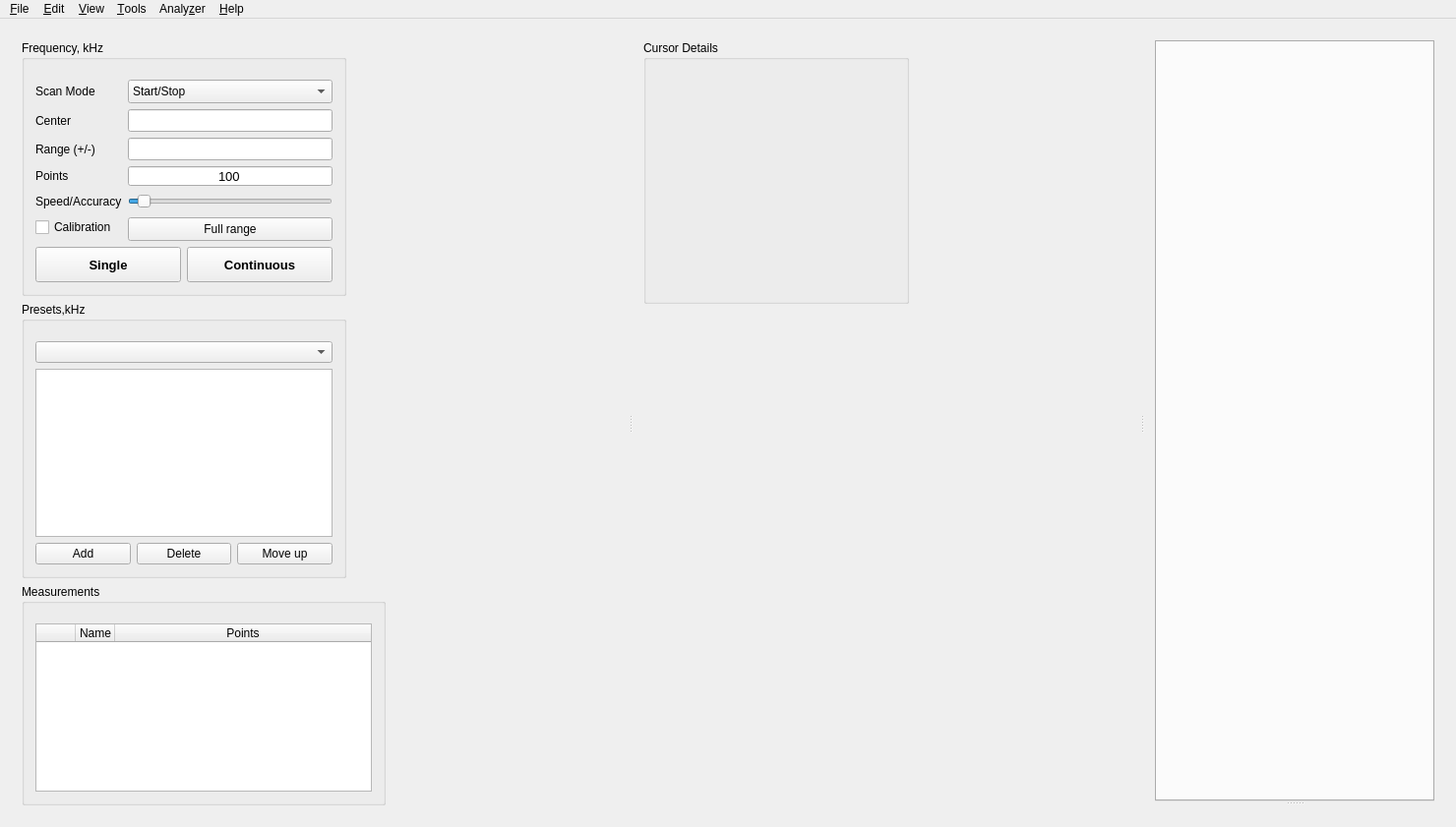
<?xml version="1.0" encoding="UTF-8"?>
<ui version="4.0">
 <class>MainWindow</class>
 <widget class="QMainWindow" name="MainWindow">
  <property name="geometry">
   <rect>
    <x>0</x>
    <y>0</y>
    <width>1480</width>
    <height>841</height>
   </rect>
  </property>
  <property name="sizePolicy">
   <sizepolicy hsizetype="Preferred" vsizetype="Preferred">
    <horstretch>0</horstretch>
    <verstretch>0</verstretch>
   </sizepolicy>
  </property>
  <property name="minimumSize">
   <size>
    <width>1000</width>
    <height>700</height>
   </size>
  </property>
  <property name="maximumSize">
   <size>
    <width>6000</width>
    <height>3000</height>
   </size>
  </property>
  <property name="windowTitle">
   <string notr="true">AntScopeZ</string>
  </property>
  <widget class="CentralWidget" name="centralWidget">
   <property name="sizePolicy">
    <sizepolicy hsizetype="Expanding" vsizetype="Expanding">
     <horstretch>0</horstretch>
     <verstretch>0</verstretch>
    </sizepolicy>
   </property>
   <property name="styleSheet">
    <string notr="true"/>
   </property>
   <layout class="QHBoxLayout" name="horizontalLayout_2">
    <item>
     <widget class="QSplitter" name="splitter">
      <property name="orientation">
       <enum>Qt::Orientation::Horizontal</enum>
      </property>
      <property name="childrenCollapsible">
       <bool>false</bool>
      </property>
      <widget class="QWidget" name="leftPane">
     <layout class="QVBoxLayout" name="verticalLayout_Left">
      <item>
       <widget class="QGroupBox" name="groupBox_Fq">
        <property name="sizePolicy">
         <sizepolicy hsizetype="Maximum" vsizetype="Fixed">
          <horstretch>0</horstretch>
          <verstretch>0</verstretch>
         </sizepolicy>
        </property>
        <property name="minimumSize">
         <size>
          <width>260</width>
          <height>190</height>
         </size>
        </property>
        <property name="maximumSize">
         <size>
          <width>330</width>
          <height>16777215</height>
         </size>
        </property>
        <property name="title">
         <string>Frequency, kHz</string>
        </property>
        <layout class="QFormLayout" name="formLayout">
         <property name="sizeConstraint">
          <enum>QLayout::SizeConstraint::SetMinimumSize</enum>
         </property>
         <property name="verticalSpacing">
          <number>6</number>
         </property>
         <property name="topMargin">
          <number>20</number>
         </property>
         <item row="0" column="0">
          <widget class="QLabel" name="scanModeLabel">
           <property name="minimumSize">
            <size>
             <width>0</width>
             <height>24</height>
            </size>
           </property>
           <property name="text">
            <string>Scan Mode</string>
           </property>
          </widget>
         </item>
         <item row="0" column="1">
          <widget class="QComboBox" name="scanModeCombo">
           <property name="minimumSize">
            <size>
             <width>0</width>
             <height>24</height>
            </size>
           </property>
           <property name="toolTip">
            <string>Choose how measurement frequency is entered: initial/final, or center/range</string>
           </property>
           <item>
            <property name="text">
             <string>Start/Stop</string>
            </property>
           </item>
           <item>
            <property name="text">
             <string>Center/Range</string>
            </property>
           </item>
          </widget>
         </item>
         <item row="1" column="0">
          <widget class="QLabel" name="startLabel">
           <property name="minimumSize">
            <size>
             <width>0</width>
             <height>20</height>
            </size>
           </property>
           <property name="text">
            <string>Center</string>
           </property>
          </widget>
         </item>
         <item row="1" column="1">
          <widget class="QLineEdit" name="lineEdit_fqFrom">
           <property name="font">
            <font>
             <pointsize>10</pointsize>
            </font>
           </property>
           <property name="text">
            <string notr="true"/>
           </property>
           <property name="alignment">
            <set>Qt::AlignmentFlag::AlignCenter</set>
           </property>
          </widget>
         </item>
         <item row="2" column="0">
          <widget class="QLabel" name="stopLabel">
           <property name="minimumSize">
            <size>
             <width>0</width>
             <height>20</height>
            </size>
           </property>
           <property name="text">
            <string>Range (+/-)</string>
           </property>
          </widget>
         </item>
         <item row="2" column="1">
          <widget class="QLineEdit" name="lineEdit_fqTo">
           <property name="font">
            <font>
             <pointsize>10</pointsize>
            </font>
           </property>
           <property name="text">
            <string notr="true"/>
           </property>
           <property name="frame">
            <bool>true</bool>
           </property>
           <property name="alignment">
            <set>Qt::AlignmentFlag::AlignCenter</set>
           </property>
           <property name="clearButtonEnabled">
            <bool>false</bool>
           </property>
          </widget>
         </item>
         <item row="3" column="0">
          <widget class="QLabel" name="label">
           <property name="minimumSize">
            <size>
             <width>0</width>
             <height>20</height>
            </size>
           </property>
           <property name="text">
            <string>Points</string>
           </property>
          </widget>
         </item>
         <item row="3" column="1">
          <widget class="QLineEdit" name="lineEdit_points">
           <property name="sizePolicy">
            <sizepolicy hsizetype="Minimum" vsizetype="Fixed">
             <horstretch>0</horstretch>
             <verstretch>0</verstretch>
            </sizepolicy>
           </property>
           <property name="minimumSize">
            <size>
             <width>0</width>
             <height>20</height>
            </size>
           </property>
           <property name="font">
            <font>
             <pointsize>10</pointsize>
            </font>
           </property>
           <property name="text">
            <string notr="true">100</string>
           </property>
           <property name="alignment">
            <set>Qt::AlignmentFlag::AlignCenter</set>
           </property>
          </widget>
         </item>
         <item row="4" column="0">
          <widget class="QLabel" name="speedAccuracyLabel">
           <property name="minimumSize">
            <size>
             <width>0</width>
             <height>20</height>
            </size>
           </property>
           <property name="text">
            <string>Speed/Accuracy</string>
           </property>
          </widget>
         </item>
         <item row="4" column="1">
          <widget class="QSlider" name="speedAccuracySlider">
           <property name="minimumSize">
            <size>
             <width>0</width>
             <height>20</height>
            </size>
           </property>
           <property name="toolTip">
            <string>Fast (fewer points) to Accurate (more points)</string>
           </property>
           <property name="minimum">
            <number>10</number>
           </property>
           <property name="maximum">
            <number>2000</number>
           </property>
           <property name="singleStep">
            <number>10</number>
           </property>
           <property name="pageStep">
            <number>100</number>
           </property>
           <property name="value">
            <number>100</number>
           </property>
           <property name="orientation">
            <enum>Qt::Orientation::Horizontal</enum>
           </property>
          </widget>
         </item>
         <item row="5" column="0">
          <widget class="QCheckBox" name="checkBoxCalibration">
           <property name="toolTip">
            <string>Enable calibration OSL. Attention!
You must perform the calibration 
process in the settings menu!</string>
           </property>
           <property name="text">
            <string>Calibration</string>
           </property>
          </widget>
         </item>
         <item row="5" column="1">
          <widget class="QPushButton" name="fullBtn">
           <property name="minimumSize">
            <size>
             <width>0</width>
             <height>24</height>
            </size>
           </property>
           <property name="toolTip">
            <string>Set the default values of the measuring frequency range</string>
           </property>
           <property name="text">
            <string>Full range</string>
           </property>
          </widget>
         </item>
         <item row="6" column="0" colspan="2">
          <layout class="QHBoxLayout" name="horizontalLayout">
           <item>
            <widget class="QPushButton" name="singleStart">
             <property name="sizePolicy">
              <sizepolicy hsizetype="Expanding" vsizetype="Expanding">
               <horstretch>2</horstretch>
               <verstretch>2</verstretch>
              </sizepolicy>
             </property>
             <property name="minimumSize">
              <size>
               <width>0</width>
               <height>36</height>
              </size>
             </property>
             <property name="maximumSize">
              <size>
               <width>16777215</width>
               <height>36</height>
              </size>
             </property>
             <property name="font">
              <font>
               <pointsize>10</pointsize>
               <bold>true</bold>
              </font>
             </property>
             <property name="toolTip">
              <string>Run single measurement(F9)</string>
             </property>
             <property name="text">
              <string>Single</string>
             </property>
             <property name="checkable">
              <bool>true</bool>
             </property>
            </widget>
           </item>
           <item>
            <widget class="QPushButton" name="continuousStartBtn">
             <property name="sizePolicy">
              <sizepolicy hsizetype="Expanding" vsizetype="Expanding">
               <horstretch>2</horstretch>
               <verstretch>2</verstretch>
              </sizepolicy>
             </property>
             <property name="minimumSize">
              <size>
               <width>0</width>
               <height>36</height>
              </size>
             </property>
             <property name="maximumSize">
              <size>
               <width>16777215</width>
               <height>36</height>
              </size>
             </property>
             <property name="font">
              <font>
               <pointsize>10</pointsize>
               <bold>true</bold>
              </font>
             </property>
             <property name="toolTip">
              <string>Run cyclic measurement(F10)</string>
             </property>
             <property name="text">
              <string>Continuous</string>
             </property>
             <property name="checkable">
              <bool>true</bool>
             </property>
            </widget>
           </item>
          </layout>
         </item>
        </layout>
       </widget>
      </item>
      <item>
       <widget class="QGroupBox" name="groupBox_Presets">
        <property name="sizePolicy">
         <sizepolicy hsizetype="Maximum" vsizetype="Preferred">
          <horstretch>0</horstretch>
          <verstretch>0</verstretch>
         </sizepolicy>
        </property>
        <property name="minimumSize">
         <size>
          <width>260</width>
          <height>100</height>
         </size>
        </property>
        <property name="maximumSize">
         <size>
          <width>330</width>
          <height>16777215</height>
         </size>
        </property>
        <property name="title">
         <string>Presets,kHz</string>
        </property>
        <layout class="QVBoxLayout" name="verticalLayout_6">
         <property name="topMargin">
          <number>20</number>
         </property>
         <item>
          <layout class="QVBoxLayout" name="verticalLayout_3">
           <item>
            <widget class="QComboBox" name="presetsBandComboBox">
             <property name="visible">
              <bool>false</bool>
             </property>
             <property name="toolTip">
              <string>Select a ham band to set the Start/Stop range</string>
             </property>
            </widget>
           </item>
           <item>
            <widget class="QTableWidget" name="tableWidget_presets">
             <property name="sizePolicy">
              <sizepolicy hsizetype="Preferred" vsizetype="Maximum">
               <horstretch>0</horstretch>
               <verstretch>1</verstretch>
              </sizepolicy>
             </property>
             <property name="maximumSize">
              <size>
               <width>2000</width>
               <height>1000</height>
              </size>
             </property>
             <property name="verticalScrollBarPolicy">
              <enum>Qt::ScrollBarPolicy::ScrollBarAsNeeded</enum>
             </property>
             <property name="horizontalScrollBarPolicy">
              <enum>Qt::ScrollBarPolicy::ScrollBarAsNeeded</enum>
             </property>
             <property name="sizeAdjustPolicy">
              <enum>QAbstractScrollArea::SizeAdjustPolicy::AdjustIgnored</enum>
             </property>
             <property name="editTriggers">
              <set>QAbstractItemView::EditTrigger::NoEditTriggers</set>
             </property>
             <property name="dragEnabled">
              <bool>true</bool>
             </property>
             <property name="dragDropOverwriteMode">
              <bool>true</bool>
             </property>
             <property name="dragDropMode">
              <enum>QAbstractItemView::DragDropMode::DropOnly</enum>
             </property>
             <property name="defaultDropAction">
              <enum>Qt::DropAction::MoveAction</enum>
             </property>
             <property name="selectionMode">
              <enum>QAbstractItemView::SelectionMode::SingleSelection</enum>
             </property>
             <property name="selectionBehavior">
              <enum>QAbstractItemView::SelectionBehavior::SelectRows</enum>
             </property>
             <property name="rowCount">
              <number>0</number>
             </property>
             <property name="columnCount">
              <number>3</number>
             </property>
             <attribute name="horizontalHeaderVisible">
              <bool>false</bool>
             </attribute>
             <attribute name="horizontalHeaderCascadingSectionResizes">
              <bool>true</bool>
             </attribute>
             <attribute name="horizontalHeaderMinimumSectionSize">
              <number>80</number>
             </attribute>
             <attribute name="horizontalHeaderDefaultSectionSize">
              <number>80</number>
             </attribute>
             <attribute name="horizontalHeaderHighlightSections">
              <bool>false</bool>
             </attribute>
             <attribute name="horizontalHeaderStretchLastSection">
              <bool>true</bool>
             </attribute>
             <attribute name="verticalHeaderVisible">
              <bool>false</bool>
             </attribute>
             <attribute name="verticalHeaderMinimumSectionSize">
              <number>30</number>
             </attribute>
             <column>
              <property name="text">
               <string>Start</string>
              </property>
             </column>
             <column>
              <property name="text">
               <string>Stop</string>
              </property>
             </column>
             <column>
              <property name="text">
               <string>Points</string>
              </property>
             </column>
            </widget>
           </item>
           <item>
            <layout class="QHBoxLayout" name="horizontalLayout_6">
             <item>
              <widget class="QPushButton" name="presetsAddBtn">
               <property name="toolTip">
                <string>Add a new preset</string>
               </property>
               <property name="text">
                <string>Add</string>
               </property>
              </widget>
             </item>
             <item>
              <widget class="QPushButton" name="presetsDeleteBtn">
               <property name="toolTip">
                <string>Delete selected preset</string>
               </property>
               <property name="text">
                <string>Delete</string>
               </property>
              </widget>
             </item>
             <item>
              <widget class="QPushButton" name="pressetsUpBtn">
               <property name="toolTip">
                <string>Move up selected preset</string>
               </property>
               <property name="text">
                <string>Move up</string>
               </property>
              </widget>
             </item>
            </layout>
           </item>
          </layout>
         </item>
        </layout>
       </widget>
      </item>
      <item>
       <widget class="QGroupBox" name="groupBox_Measure">
        <property name="sizePolicy">
         <sizepolicy hsizetype="Maximum" vsizetype="Preferred">
          <horstretch>0</horstretch>
          <verstretch>0</verstretch>
         </sizepolicy>
        </property>
        <property name="minimumSize">
         <size>
          <width>260</width>
          <height>100</height>
         </size>
        </property>
        <property name="maximumSize">
         <size>
          <width>370</width>
          <height>16777215</height>
         </size>
        </property>
        <property name="title">
         <string>Measurements</string>
        </property>
        <layout class="QVBoxLayout" name="verticalLayout_4">
         <property name="topMargin">
          <number>20</number>
         </property>
         <item>
          <layout class="QVBoxLayout" name="verticalLayout_5">
           <item>
            <widget class="QTableWidget" name="tableWidget_measurments">
             <property name="sizePolicy">
              <sizepolicy hsizetype="Preferred" vsizetype="Maximum">
               <horstretch>0</horstretch>
               <verstretch>1</verstretch>
              </sizepolicy>
             </property>
             <property name="maximumSize">
              <size>
               <width>2000</width>
               <height>1000</height>
              </size>
             </property>
             <property name="verticalScrollBarPolicy">
              <enum>Qt::ScrollBarPolicy::ScrollBarAsNeeded</enum>
             </property>
             <property name="horizontalScrollBarPolicy">
              <enum>Qt::ScrollBarPolicy::ScrollBarAsNeeded</enum>
             </property>
             <property name="sizeAdjustPolicy">
              <enum>QAbstractScrollArea::SizeAdjustPolicy::AdjustIgnored</enum>
             </property>
             <property name="editTriggers">
              <set>QAbstractItemView::EditTrigger::NoEditTriggers</set>
             </property>
             <property name="dragEnabled">
              <bool>true</bool>
             </property>
             <property name="dragDropOverwriteMode">
              <bool>true</bool>
             </property>
             <property name="dragDropMode">
              <enum>QAbstractItemView::DragDropMode::DropOnly</enum>
             </property>
             <property name="defaultDropAction">
              <enum>Qt::DropAction::MoveAction</enum>
             </property>
             <property name="alternatingRowColors">
              <bool>false</bool>
             </property>
             <property name="selectionMode">
              <enum>QAbstractItemView::SelectionMode::SingleSelection</enum>
             </property>
             <property name="selectionBehavior">
              <enum>QAbstractItemView::SelectionBehavior::SelectRows</enum>
             </property>
             <property name="verticalScrollMode">
              <enum>QAbstractItemView::ScrollMode::ScrollPerItem</enum>
             </property>
             <property name="showGrid">
              <bool>true</bool>
             </property>
             <property name="gridStyle">
              <enum>Qt::PenStyle::SolidLine</enum>
             </property>
             <property name="sortingEnabled">
              <bool>false</bool>
             </property>
             <property name="wordWrap">
              <bool>true</bool>
             </property>
             <property name="cornerButtonEnabled">
              <bool>true</bool>
             </property>
             <property name="rowCount">
              <number>0</number>
             </property>
             <property name="columnCount">
              <number>3</number>
             </property>
             <attribute name="horizontalHeaderCascadingSectionResizes">
              <bool>true</bool>
             </attribute>
             <attribute name="horizontalHeaderMinimumSectionSize">
              <number>40</number>
             </attribute>
             <attribute name="horizontalHeaderDefaultSectionSize">
              <number>40</number>
             </attribute>
             <attribute name="horizontalHeaderHighlightSections">
              <bool>false</bool>
             </attribute>
             <attribute name="horizontalHeaderStretchLastSection">
              <bool>true</bool>
             </attribute>
             <attribute name="verticalHeaderVisible">
              <bool>false</bool>
             </attribute>
             <column>
              <property name="text">
               <string/>
              </property>
             </column>
             <column>
              <property name="text">
               <string>Name</string>
              </property>
             </column>
             <column>
              <property name="text">
               <string>Points</string>
              </property>
             </column>
            </widget>
           </item>
          </layout>
         </item>
        </layout>
       </widget>
      </item>
     </layout>
      </widget>
      <widget class="QWidget" name="middlePane">
     <layout class="QVBoxLayout" name="verticalLayout_Middle">
      <property name="spacing">
       <number>6</number>
      </property>
      <item>
       <widget class="QGroupBox" name="groupBox_GraphHint">
        <property name="sizePolicy">
         <sizepolicy hsizetype="Preferred" vsizetype="Maximum">
          <horstretch>0</horstretch>
          <verstretch>0</verstretch>
         </sizepolicy>
        </property>
        <property name="minimumSize">
         <size>
          <width>230</width>
          <height>0</height>
         </size>
        </property>
        <property name="maximumSize">
         <size>
          <width>270</width>
          <height>16777215</height>
         </size>
        </property>
        <property name="title">
         <string>Cursor Details</string>
        </property>
        <layout class="QFormLayout" name="formLayout_GraphHint">
         <property name="topMargin">
          <number>20</number>
         </property>
         <item row="0" column="0">
          <widget class="QLabel" name="graphHintName0">
           <property name="text">
            <string notr="true"/>
           </property>
          </widget>
         </item>
         <item row="0" column="1">
          <widget class="QLabel" name="graphHintValue0">
           <property name="text">
            <string notr="true"/>
           </property>
           <property name="wordWrap">
            <bool>true</bool>
           </property>
          </widget>
         </item>
         <item row="1" column="0">
          <widget class="QLabel" name="graphHintName1">
           <property name="text">
            <string notr="true"/>
           </property>
          </widget>
         </item>
         <item row="1" column="1">
          <widget class="QLabel" name="graphHintValue1">
           <property name="text">
            <string notr="true"/>
           </property>
           <property name="wordWrap">
            <bool>true</bool>
           </property>
          </widget>
         </item>
         <item row="2" column="0">
          <widget class="QLabel" name="graphHintName2">
           <property name="text">
            <string notr="true"/>
           </property>
          </widget>
         </item>
         <item row="2" column="1">
          <widget class="QLabel" name="graphHintValue2">
           <property name="text">
            <string notr="true"/>
           </property>
           <property name="wordWrap">
            <bool>true</bool>
           </property>
          </widget>
         </item>
         <item row="3" column="0">
          <widget class="QLabel" name="graphHintName3">
           <property name="text">
            <string notr="true"/>
           </property>
          </widget>
         </item>
         <item row="3" column="1">
          <widget class="QLabel" name="graphHintValue3">
           <property name="text">
            <string notr="true"/>
           </property>
           <property name="wordWrap">
            <bool>true</bool>
           </property>
          </widget>
         </item>
         <item row="4" column="0">
          <widget class="QLabel" name="graphHintName4">
           <property name="text">
            <string notr="true"/>
           </property>
          </widget>
         </item>
         <item row="4" column="1">
          <widget class="QLabel" name="graphHintValue4">
           <property name="text">
            <string notr="true"/>
           </property>
           <property name="wordWrap">
            <bool>true</bool>
           </property>
          </widget>
         </item>
         <item row="5" column="0">
          <widget class="QLabel" name="graphHintName5">
           <property name="text">
            <string notr="true"/>
           </property>
          </widget>
         </item>
         <item row="5" column="1">
          <widget class="QLabel" name="graphHintValue5">
           <property name="text">
            <string notr="true"/>
           </property>
           <property name="wordWrap">
            <bool>true</bool>
           </property>
          </widget>
         </item>
         <item row="6" column="0">
          <widget class="QLabel" name="graphHintName6">
           <property name="text">
            <string notr="true"/>
           </property>
          </widget>
         </item>
         <item row="6" column="1">
          <widget class="QLabel" name="graphHintValue6">
           <property name="text">
            <string notr="true"/>
           </property>
           <property name="wordWrap">
            <bool>true</bool>
           </property>
          </widget>
         </item>
         <item row="7" column="0">
          <widget class="QLabel" name="graphHintName7">
           <property name="text">
            <string notr="true"/>
           </property>
          </widget>
         </item>
         <item row="7" column="1">
          <widget class="QLabel" name="graphHintValue7">
           <property name="text">
            <string notr="true"/>
           </property>
           <property name="wordWrap">
            <bool>true</bool>
           </property>
          </widget>
         </item>
         <item row="8" column="0">
          <widget class="QLabel" name="graphHintName8">
           <property name="text">
            <string notr="true"/>
           </property>
          </widget>
         </item>
         <item row="8" column="1">
          <widget class="QLabel" name="graphHintValue8">
           <property name="text">
            <string notr="true"/>
           </property>
           <property name="wordWrap">
            <bool>true</bool>
           </property>
          </widget>
         </item>
         <item row="9" column="0">
          <widget class="QLabel" name="graphHintName9">
           <property name="text">
            <string notr="true"/>
           </property>
          </widget>
         </item>
         <item row="9" column="1">
          <widget class="QLabel" name="graphHintValue9">
           <property name="text">
            <string notr="true"/>
           </property>
           <property name="wordWrap">
            <bool>true</bool>
           </property>
          </widget>
         </item>
         <item row="10" column="0">
          <widget class="QLabel" name="graphHintName10">
           <property name="text">
            <string notr="true"/>
           </property>
          </widget>
         </item>
         <item row="10" column="1">
          <widget class="QLabel" name="graphHintValue10">
           <property name="text">
            <string notr="true"/>
           </property>
           <property name="wordWrap">
            <bool>true</bool>
           </property>
          </widget>
         </item>
        </layout>
       </widget>
      </item>
      <item>
       <spacer name="verticalSpacer_Middle">
        <property name="orientation">
         <enum>Qt::Orientation::Vertical</enum>
        </property>
        <property name="sizeHint" stdset="0">
         <size>
          <width>20</width>
          <height>40</height>
         </size>
        </property>
       </spacer>
      </item>
     </layout>
      </widget>
      <widget class="QWidget" name="rightPane">
     <layout class="QVBoxLayout" name="verticalLayout_Right">
      <property name="spacing">
       <number>6</number>
      </property>
      <item>
       <widget class="QSplitter" name="splitterRightPane">
        <property name="orientation">
         <enum>Qt::Orientation::Vertical</enum>
        </property>
        <property name="childrenCollapsible">
         <bool>false</bool>
        </property>
        <widget class="QTabWidget" name="tabWidget">
         <property name="sizePolicy">
          <sizepolicy hsizetype="Expanding" vsizetype="Minimum">
           <horstretch>0</horstretch>
           <verstretch>4</verstretch>
          </sizepolicy>
         </property>
         <property name="minimumSize">
          <size>
           <width>0</width>
           <height>0</height>
          </size>
         </property>
         <property name="mouseTracking">
          <bool>true</bool>
         </property>
         <property name="layoutDirection">
          <enum>Qt::LayoutDirection::LeftToRight</enum>
         </property>
         <property name="styleSheet">
          <string notr="true"/>
         </property>
         <property name="tabPosition">
          <enum>QTabWidget::TabPosition::North</enum>
         </property>
         <property name="tabShape">
          <enum>QTabWidget::TabShape::Rounded</enum>
         </property>
         <property name="currentIndex">
          <number>-1</number>
         </property>
         <property name="documentMode">
          <bool>false</bool>
         </property>
         <property name="tabsClosable">
          <bool>false</bool>
         </property>
         <property name="movable">
          <bool>true</bool>
         </property>
        </widget>
        <widget class="QWidget" name="markersPanelContainer">
         <property name="sizePolicy">
          <sizepolicy hsizetype="Expanding" vsizetype="Preferred">
           <horstretch>0</horstretch>
           <verstretch>0</verstretch>
          </sizepolicy>
         </property>
         <layout class="QVBoxLayout" name="verticalLayout_MarkersPanel">
          <property name="leftMargin">
           <number>0</number>
          </property>
          <property name="topMargin">
           <number>0</number>
          </property>
          <property name="rightMargin">
           <number>0</number>
          </property>
          <property name="bottomMargin">
           <number>0</number>
          </property>
         </layout>
        </widget>
       </widget>
      </item>
     </layout>
      </widget>
     </widget>
    </item>
   </layout>
  </widget>
  <widget class="QMenuBar" name="menubar">
   <property name="geometry">
    <rect>
     <x>0</x>
     <y>0</y>
     <width>1480</width>
     <height>22</height>
    </rect>
   </property>
   <widget class="QMenu" name="menuFile">
    <property name="title">
     <string>&amp;File</string>
    </property>
    <addaction name="actionImport"/>
    <addaction name="actionExport"/>
    <addaction name="separator"/>
    <addaction name="actionSettings"/>
    <addaction name="separator"/>
    <addaction name="actionPrint"/>
    <addaction name="separator"/>
    <addaction name="actionScreenshot"/>
    <addaction name="actionAnalyzerData"/>
    <addaction name="separator"/>
    <addaction name="actionExit"/>
   </widget>
   <widget class="QMenu" name="menuEdit">
    <property name="title">
     <string>&amp;Edit</string>
    </property>
    <addaction name="actionEditITUBands"/>
   </widget>
   <widget class="QMenu" name="menuView">
    <property name="title">
     <string>&amp;View</string>
    </property>
    <addaction name="actionGraphHint"/>
    <addaction name="actionMarkersHint"/>
    <addaction name="actionCursorParams"/>
    <addaction name="separator"/>
    <addaction name="actionShowBandName"/>
    <addaction name="actionBandSelector"/>
    <addaction name="menuBandHighlighting"/>
    <addaction name="separator"/>
    <addaction name="actionShowS21"/>
    <addaction name="actionShowS12"/>
    <addaction name="separator"/>
    <addaction name="menuLanguage"/>
    <addaction name="menuTheme"/>
   </widget>
   <widget class="QMenu" name="menuBandHighlighting">
    <property name="title">
     <string>&amp;Band Highlighting</string>
    </property>
   </widget>
   <widget class="QMenu" name="menuLanguage">
    <property name="title">
     <string>&amp;Language</string>
    </property>
   </widget>
   <widget class="QMenu" name="menuTheme">
    <property name="title">
     <string>&amp;Theme</string>
    </property>
   </widget>
   <widget class="QMenu" name="menuTools">
    <property name="title">
     <string>&amp;Tools</string>
    </property>
    <addaction name="actionMarkerComparison"/>
    <addaction name="actionTDRMeasurement"/>
   </widget>
   <widget class="QMenu" name="menuAnalyzer">
    <property name="title">
     <string>Analy&amp;zer</string>
    </property>
    <addaction name="actionConnectAnalyzer"/>
    <addaction name="actionScreenshotAA"/>
    <addaction name="separator"/>
    <addaction name="actionDisconnectAnalyzer"/>
   </widget>
   <widget class="QMenu" name="menuHelp">
    <property name="title">
     <string>&amp;Help</string>
    </property>
    <addaction name="actionUserGuide"/>
    <addaction name="actionAbout"/>
   </widget>
   <addaction name="menuFile"/>
   <addaction name="menuEdit"/>
   <addaction name="menuView"/>
   <addaction name="menuTools"/>
   <addaction name="menuAnalyzer"/>
   <addaction name="menuHelp"/>
  </widget>
  <action name="actionImport">
   <property name="text">
    <string>&amp;Open...</string>
   </property>
   <property name="toolTip">
    <string>Open a saved measurement (AntScopeZ, Touchstone, CSV, or NWL)</string>
   </property>
  </action>
  <action name="actionExport">
   <property name="text">
    <string>&amp;Save...</string>
   </property>
   <property name="toolTip">
    <string>Save the selected measurement</string>
   </property>
  </action>
  <action name="actionPrint">
   <property name="text">
    <string>&amp;Print...</string>
   </property>
   <property name="toolTip">
    <string>Printing (or saving to PDF) measurement results</string>
   </property>
  </action>
  <action name="actionScreenshot">
   <property name="text">
    <string>&amp;Save Screenshot...</string>
   </property>
   <property name="toolTip">
    <string>Saving a program window with a chart on a PC</string>
   </property>
  </action>
  <action name="actionScreenshotAA">
   <property name="text">
    <string>&amp;Screenshot...</string>
   </property>
   <property name="toolTip">
    <string>Screenshot of the current screen of  analyzer (not for all models)</string>
   </property>
  </action>
  <action name="actionAnalyzerData">
   <property name="text">
    <string>&amp;Data from AA</string>
   </property>
   <property name="toolTip">
    <string>Loading saved measurement results from analyzer memory</string>
   </property>
  </action>
  <action name="actionConnectAnalyzer">
   <property name="text">
    <string>&amp;Connect...</string>
   </property>
  </action>
  <action name="actionDisconnectAnalyzer">
   <property name="text">
    <string>&amp;Disconnect</string>
   </property>
  </action>
  <action name="actionMarkerComparison">
   <property name="text">
    <string>&amp;Marker Comparison...</string>
   </property>
   <property name="toolTip">
    <string>Compare two placed markers (frequency/SWR/RL/R/X, Q factor, equivalent L/C) and estimate an antenna trim to reach a target frequency</string>
   </property>
  </action>
  <action name="actionTDRMeasurement">
   <property name="text">
    <string>TDR &amp;Measurement...</string>
   </property>
   <property name="toolTip">
    <string>Set up and run a TDR scan (cable type/velocity factor, top frequency, points, window function, live unambiguous-range/resolution estimate), and after scanning: distance to the strongest reflection, open/short indication, and a velocity-factor calculator from a known cable length</string>
   </property>
  </action>
  <action name="actionSettings">
   <property name="text">
    <string>&amp;Settings...</string>
   </property>
   <property name="toolTip">
    <string>Entering the AntScopeZ program settings menu</string>
   </property>
  </action>
  <action name="actionExit">
   <property name="text">
    <string>E&amp;xit</string>
   </property>
  </action>
  <action name="actionAbout">
   <property name="text">
    <string>&amp;About AntScopeZ...</string>
   </property>
  </action>
  <action name="actionUserGuide">
   <property name="text">
    <string>&amp;User Guide</string>
   </property>
  </action>
  <action name="actionGraphHint">
   <property name="checkable">
    <bool>true</bool>
   </property>
   <property name="checked">
    <bool>true</bool>
   </property>
   <property name="text">
    <string>Cursor &amp;Details</string>
   </property>
   <property name="toolTip">
    <string>Show the Frequency/SWR/... readout panel</string>
   </property>
  </action>
  <action name="actionShowS21">
   <property name="checkable">
    <bool>true</bool>
   </property>
   <property name="checked">
    <bool>true</bool>
   </property>
   <property name="text">
    <string>Show S21</string>
   </property>
   <property name="toolTip">
    <string>Show the S21 (forward transmission) trace on the S21 tab</string>
   </property>
  </action>
  <action name="actionShowS12">
   <property name="checkable">
    <bool>true</bool>
   </property>
   <property name="checked">
    <bool>false</bool>
   </property>
   <property name="text">
    <string>Show S12</string>
   </property>
   <property name="toolTip">
    <string>Show the S12 (reverse transmission) trace on the S21 tab -- for a reciprocal (passive) device this is identical to S21, so it's off by default</string>
   </property>
  </action>
  <action name="actionMarkersHint">
   <property name="checkable">
    <bool>true</bool>
   </property>
   <property name="checked">
    <bool>true</bool>
   </property>
   <property name="text">
    <string>&amp;Markers Hint</string>
   </property>
   <property name="toolTip">
    <string>Show the markers table popup</string>
   </property>
  </action>
  <action name="actionCursorParams">
   <property name="checkable">
    <bool>true</bool>
   </property>
   <property name="checked">
    <bool>true</bool>
   </property>
   <property name="text">
    <string>&amp;Cursor Params</string>
   </property>
   <property name="toolTip">
    <string>Show brief params under the cursor</string>
   </property>
  </action>
  <action name="actionShowBandName">
   <property name="checkable">
    <bool>true</bool>
   </property>
   <property name="text">
    <string>Show &amp;Band Name</string>
   </property>
  </action>
  <action name="actionBandSelector">
   <property name="checkable">
    <bool>true</bool>
   </property>
   <property name="text">
    <string>&amp;Band Selector</string>
   </property>
   <property name="toolTip">
    <string>Show the per-band Start/Stop selector above the Presets list</string>
   </property>
  </action>
  <action name="actionEditITUBands">
   <property name="text">
    <string>Edit &amp;ITU Bands...</string>
   </property>
  </action>
 </widget>
 <layoutdefault spacing="6" margin="11"/>
 <customwidgets>
  <customwidget>
   <class>CentralWidget</class>
   <extends>QWidget</extends>
   <header location="global">centralwidget.h</header>
   <container>1</container>
  </customwidget>
 </customwidgets>
 <tabstops>
  <tabstop>tabWidget</tabstop>
  <tabstop>scanModeCombo</tabstop>
  <tabstop>lineEdit_fqFrom</tabstop>
  <tabstop>lineEdit_fqTo</tabstop>
  <tabstop>lineEdit_points</tabstop>
  <tabstop>speedAccuracySlider</tabstop>
  <tabstop>checkBoxCalibration</tabstop>
  <tabstop>fullBtn</tabstop>
  <tabstop>singleStart</tabstop>
  <tabstop>continuousStartBtn</tabstop>
  <tabstop>presetsBandComboBox</tabstop>
  <tabstop>tableWidget_presets</tabstop>
  <tabstop>presetsAddBtn</tabstop>
  <tabstop>presetsDeleteBtn</tabstop>
  <tabstop>pressetsUpBtn</tabstop>
  <tabstop>tableWidget_measurments</tabstop>
 </tabstops>
 <resources>
  <include location="res.qrc"/>
 </resources>
 <connections/>
</ui>
